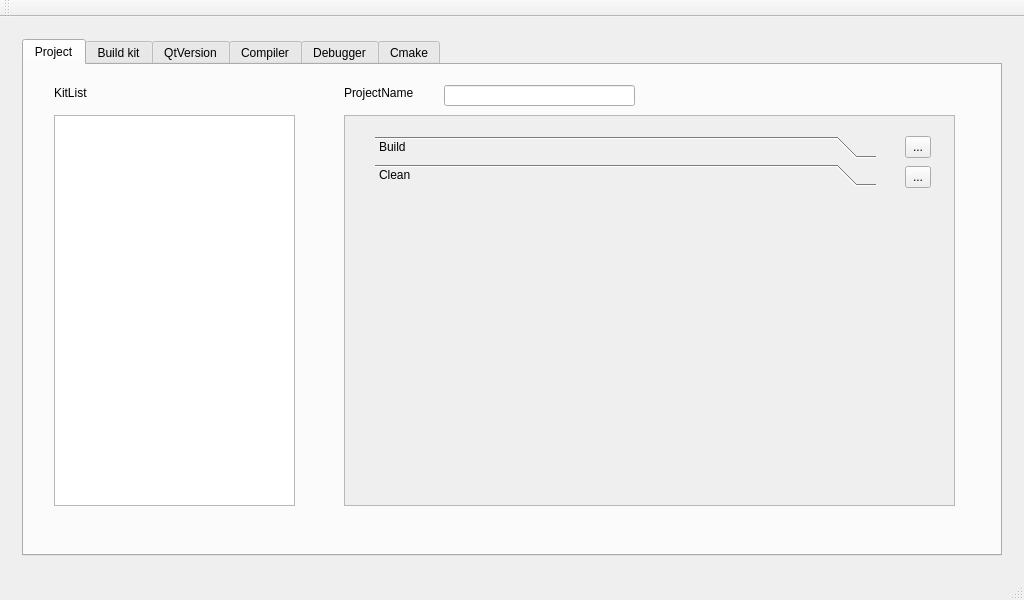
<?xml version="1.0" encoding="UTF-8"?>
<ui version="4.0">
 <class>MainWindow</class>
 <widget class="QMainWindow" name="MainWindow">
  <property name="geometry">
   <rect>
    <x>0</x>
    <y>0</y>
    <width>1024</width>
    <height>600</height>
   </rect>
  </property>
  <property name="windowTitle">
   <string>MainWindow</string>
  </property>
  <widget class="QWidget" name="centralWidget">
   <layout class="QVBoxLayout" name="verticalLayout">
    <item>
     <widget class="QStackedWidget" name="stackedWidget">
      <property name="currentIndex">
       <number>0</number>
      </property>
      <widget class="QWidget" name="page">
       <layout class="QHBoxLayout" name="horizontalLayout_2">
        <item>
         <widget class="QTabWidget" name="tabWidget">
          <property name="currentIndex">
           <number>0</number>
          </property>
          <widget class="QWidget" name="tab">
           <attribute name="title">
            <string>Project</string>
           </attribute>
           <widget class="QListView" name="listView">
            <property name="geometry">
             <rect>
              <x>30</x>
              <y>50</y>
              <width>241</width>
              <height>391</height>
             </rect>
            </property>
           </widget>
           <widget class="QLabel" name="label_12">
            <property name="geometry">
             <rect>
              <x>30</x>
              <y>20</y>
              <width>141</width>
              <height>16</height>
             </rect>
            </property>
            <property name="text">
             <string>KitList</string>
            </property>
           </widget>
           <widget class="QLabel" name="label_13">
            <property name="geometry">
             <rect>
              <x>320</x>
              <y>20</y>
              <width>101</width>
              <height>16</height>
             </rect>
            </property>
            <property name="text">
             <string>ProjectName</string>
            </property>
           </widget>
           <widget class="QLineEdit" name="lineEdit_3">
            <property name="geometry">
             <rect>
              <x>420</x>
              <y>20</y>
              <width>191</width>
              <height>21</height>
             </rect>
            </property>
           </widget>
           <widget class="QScrollArea" name="scrollArea">
            <property name="geometry">
             <rect>
              <x>320</x>
              <y>50</y>
              <width>611</width>
              <height>391</height>
             </rect>
            </property>
            <property name="widgetResizable">
             <bool>true</bool>
            </property>
            <widget class="QWidget" name="scrollAreaWidgetContents">
             <property name="geometry">
              <rect>
               <x>0</x>
               <y>0</y>
               <width>609</width>
               <height>389</height>
              </rect>
             </property>
             <widget class="QToolBox" name="toolBox">
              <property name="geometry">
               <rect>
                <x>30</x>
                <y>20</y>
                <width>501</width>
                <height>331</height>
               </rect>
              </property>
              <property name="currentIndex">
               <number>1</number>
              </property>
              <widget class="QWidget" name="page_3">
               <property name="geometry">
                <rect>
                 <x>0</x>
                 <y>0</y>
                 <width>501</width>
                 <height>263</height>
                </rect>
               </property>
               <attribute name="label">
                <string>Build</string>
               </attribute>
              </widget>
              <widget class="QWidget" name="page_4">
               <property name="geometry">
                <rect>
                 <x>0</x>
                 <y>0</y>
                 <width>501</width>
                 <height>263</height>
                </rect>
               </property>
               <attribute name="label">
                <string>Clean</string>
               </attribute>
              </widget>
             </widget>
             <widget class="QToolButton" name="toolButton_3">
              <property name="geometry">
               <rect>
                <x>560</x>
                <y>20</y>
                <width>26</width>
                <height>22</height>
               </rect>
              </property>
              <property name="text">
               <string>...</string>
              </property>
             </widget>
             <widget class="QToolButton" name="toolButton_4">
              <property name="geometry">
               <rect>
                <x>560</x>
                <y>50</y>
                <width>26</width>
                <height>22</height>
               </rect>
              </property>
              <property name="text">
               <string>...</string>
              </property>
             </widget>
            </widget>
           </widget>
          </widget>
          <widget class="QWidget" name="tab_2">
           <attribute name="title">
            <string>Build kit</string>
           </attribute>
           <layout class="QGridLayout" name="gridLayout">
            <item row="4" column="0">
             <layout class="QHBoxLayout" name="horizontalLayout_5">
              <item>
               <widget class="QLabel" name="label_4">
                <property name="minimumSize">
                 <size>
                  <width>80</width>
                  <height>0</height>
                 </size>
                </property>
                <property name="maximumSize">
                 <size>
                  <width>80</width>
                  <height>16777215</height>
                 </size>
                </property>
                <property name="text">
                 <string>Compiler</string>
                </property>
               </widget>
              </item>
              <item>
               <layout class="QVBoxLayout" name="verticalLayout_2">
                <item>
                 <layout class="QHBoxLayout" name="horizontalLayout">
                  <item>
                   <widget class="QLabel" name="label_5">
                    <property name="minimumSize">
                     <size>
                      <width>30</width>
                      <height>0</height>
                     </size>
                    </property>
                    <property name="maximumSize">
                     <size>
                      <width>30</width>
                      <height>16777215</height>
                     </size>
                    </property>
                    <property name="text">
                     <string>C</string>
                    </property>
                   </widget>
                  </item>
                  <item>
                   <widget class="QComboBox" name="comboBox_3"/>
                  </item>
                 </layout>
                </item>
                <item>
                 <layout class="QHBoxLayout" name="horizontalLayout_3">
                  <item>
                   <widget class="QLabel" name="label_6">
                    <property name="minimumSize">
                     <size>
                      <width>30</width>
                      <height>0</height>
                     </size>
                    </property>
                    <property name="maximumSize">
                     <size>
                      <width>30</width>
                      <height>16777215</height>
                     </size>
                    </property>
                    <property name="text">
                     <string>C++</string>
                    </property>
                   </widget>
                  </item>
                  <item>
                   <widget class="QComboBox" name="comboBox_4"/>
                  </item>
                 </layout>
                </item>
               </layout>
              </item>
             </layout>
            </item>
            <item row="8" column="0">
             <layout class="QHBoxLayout" name="horizontalLayout_12">
              <item>
               <widget class="QLabel" name="label_10">
                <property name="maximumSize">
                 <size>
                  <width>80</width>
                  <height>16777215</height>
                 </size>
                </property>
                <property name="text">
                 <string>QtConfig</string>
                </property>
               </widget>
              </item>
              <item>
               <widget class="QComboBox" name="comboBox_8"/>
              </item>
             </layout>
            </item>
            <item row="5" column="0">
             <layout class="QHBoxLayout" name="horizontalLayout_9">
              <item>
               <widget class="QLabel" name="label_7">
                <property name="minimumSize">
                 <size>
                  <width>80</width>
                  <height>0</height>
                 </size>
                </property>
                <property name="maximumSize">
                 <size>
                  <width>80</width>
                  <height>16777215</height>
                 </size>
                </property>
                <property name="text">
                 <string>Debugger</string>
                </property>
               </widget>
              </item>
              <item>
               <widget class="QComboBox" name="comboBox_5"/>
              </item>
             </layout>
            </item>
            <item row="7" column="0">
             <layout class="QHBoxLayout" name="horizontalLayout_11">
              <item>
               <widget class="QLabel" name="label_9">
                <property name="minimumSize">
                 <size>
                  <width>80</width>
                  <height>0</height>
                 </size>
                </property>
                <property name="maximumSize">
                 <size>
                  <width>80</width>
                  <height>16777215</height>
                 </size>
                </property>
                <property name="text">
                 <string>QtSpec</string>
                </property>
               </widget>
              </item>
              <item>
               <widget class="QComboBox" name="comboBox_7"/>
              </item>
             </layout>
            </item>
            <item row="3" column="0">
             <layout class="QHBoxLayout" name="horizontalLayout_6">
              <item>
               <widget class="QLabel" name="label_3">
                <property name="minimumSize">
                 <size>
                  <width>80</width>
                  <height>0</height>
                 </size>
                </property>
                <property name="maximumSize">
                 <size>
                  <width>80</width>
                  <height>16777215</height>
                 </size>
                </property>
                <property name="text">
                 <string>SysRoot</string>
                </property>
               </widget>
              </item>
              <item>
               <widget class="QLineEdit" name="lineEdit_2"/>
              </item>
              <item>
               <widget class="QToolButton" name="toolButton_2">
                <property name="text">
                 <string>...</string>
                </property>
               </widget>
              </item>
             </layout>
            </item>
            <item row="6" column="0">
             <layout class="QHBoxLayout" name="horizontalLayout_10">
              <item>
               <widget class="QLabel" name="label_8">
                <property name="minimumSize">
                 <size>
                  <width>80</width>
                  <height>0</height>
                 </size>
                </property>
                <property name="maximumSize">
                 <size>
                  <width>80</width>
                  <height>16777215</height>
                 </size>
                </property>
                <property name="text">
                 <string>QtVersion</string>
                </property>
               </widget>
              </item>
              <item>
               <widget class="QComboBox" name="comboBox_6"/>
              </item>
             </layout>
            </item>
            <item row="0" column="0">
             <layout class="QHBoxLayout" name="horizontalLayout_8">
              <item>
               <widget class="QLabel" name="label_2">
                <property name="sizePolicy">
                 <sizepolicy hsizetype="Fixed" vsizetype="Preferred">
                  <horstretch>0</horstretch>
                  <verstretch>0</verstretch>
                 </sizepolicy>
                </property>
                <property name="minimumSize">
                 <size>
                  <width>80</width>
                  <height>0</height>
                 </size>
                </property>
                <property name="maximumSize">
                 <size>
                  <width>80</width>
                  <height>16777215</height>
                 </size>
                </property>
                <property name="baseSize">
                 <size>
                  <width>0</width>
                  <height>0</height>
                 </size>
                </property>
                <property name="text">
                 <string>BuildRoot</string>
                </property>
               </widget>
              </item>
              <item>
               <widget class="QLineEdit" name="lineEdit"/>
              </item>
              <item>
               <widget class="QToolButton" name="toolButton">
                <property name="text">
                 <string>...</string>
                </property>
               </widget>
              </item>
             </layout>
            </item>
            <item row="1" column="0">
             <layout class="QHBoxLayout" name="horizontalLayout_13">
              <item>
               <widget class="QLabel" name="label_11">
                <property name="minimumSize">
                 <size>
                  <width>80</width>
                  <height>0</height>
                 </size>
                </property>
                <property name="maximumSize">
                 <size>
                  <width>80</width>
                  <height>16777215</height>
                 </size>
                </property>
                <property name="text">
                 <string>BuildType</string>
                </property>
               </widget>
              </item>
              <item>
               <widget class="QComboBox" name="comboBox_2"/>
              </item>
             </layout>
            </item>
            <item row="2" column="0">
             <layout class="QHBoxLayout" name="horizontalLayout_7">
              <item>
               <widget class="QLabel" name="label">
                <property name="minimumSize">
                 <size>
                  <width>80</width>
                  <height>0</height>
                 </size>
                </property>
                <property name="maximumSize">
                 <size>
                  <width>80</width>
                  <height>16777215</height>
                 </size>
                </property>
                <property name="text">
                 <string>KitName</string>
                </property>
                <property name="buddy">
                 <cstring>comboBox</cstring>
                </property>
               </widget>
              </item>
              <item>
               <widget class="QComboBox" name="comboBox"/>
              </item>
             </layout>
            </item>
           </layout>
          </widget>
          <widget class="QWidget" name="tab_3">
           <attribute name="title">
            <string>QtVersion</string>
           </attribute>
           <widget class="QTableView" name="tableView">
            <property name="geometry">
             <rect>
              <x>300</x>
              <y>20</y>
              <width>641</width>
              <height>421</height>
             </rect>
            </property>
           </widget>
           <widget class="QTreeView" name="treeView">
            <property name="geometry">
             <rect>
              <x>20</x>
              <y>20</y>
              <width>261</width>
              <height>431</height>
             </rect>
            </property>
           </widget>
          </widget>
          <widget class="QWidget" name="tab_4">
           <attribute name="title">
            <string>Compiler</string>
           </attribute>
           <widget class="QTreeView" name="treeView_2">
            <property name="geometry">
             <rect>
              <x>20</x>
              <y>20</y>
              <width>251</width>
              <height>431</height>
             </rect>
            </property>
           </widget>
           <widget class="QTableView" name="tableView_2">
            <property name="geometry">
             <rect>
              <x>290</x>
              <y>20</y>
              <width>661</width>
              <height>431</height>
             </rect>
            </property>
           </widget>
          </widget>
          <widget class="QWidget" name="tab_5">
           <attribute name="title">
            <string>Debugger</string>
           </attribute>
           <widget class="QTreeView" name="treeView_3">
            <property name="geometry">
             <rect>
              <x>20</x>
              <y>20</y>
              <width>251</width>
              <height>441</height>
             </rect>
            </property>
           </widget>
           <widget class="QTableView" name="tableView_3">
            <property name="geometry">
             <rect>
              <x>290</x>
              <y>20</y>
              <width>661</width>
              <height>441</height>
             </rect>
            </property>
           </widget>
          </widget>
          <widget class="QWidget" name="tab_6">
           <attribute name="title">
            <string>Cmake</string>
           </attribute>
           <widget class="QTableView" name="tableView_4">
            <property name="geometry">
             <rect>
              <x>310</x>
              <y>21</y>
              <width>631</width>
              <height>431</height>
             </rect>
            </property>
           </widget>
           <widget class="QTreeView" name="treeView_4">
            <property name="geometry">
             <rect>
              <x>20</x>
              <y>20</y>
              <width>271</width>
              <height>431</height>
             </rect>
            </property>
           </widget>
          </widget>
         </widget>
        </item>
       </layout>
      </widget>
      <widget class="QWidget" name="page_2">
       <layout class="QHBoxLayout" name="horizontalLayout_4"/>
      </widget>
     </widget>
    </item>
   </layout>
  </widget>
  <widget class="QMenuBar" name="menuBar">
   <property name="geometry">
    <rect>
     <x>0</x>
     <y>0</y>
     <width>1024</width>
     <height>22</height>
    </rect>
   </property>
  </widget>
  <widget class="QToolBar" name="mainToolBar">
   <attribute name="toolBarArea">
    <enum>TopToolBarArea</enum>
   </attribute>
   <attribute name="toolBarBreak">
    <bool>false</bool>
   </attribute>
  </widget>
  <widget class="QStatusBar" name="statusBar"/>
 </widget>
 <layoutdefault spacing="6" margin="11"/>
 <resources/>
 <connections/>
</ui>
